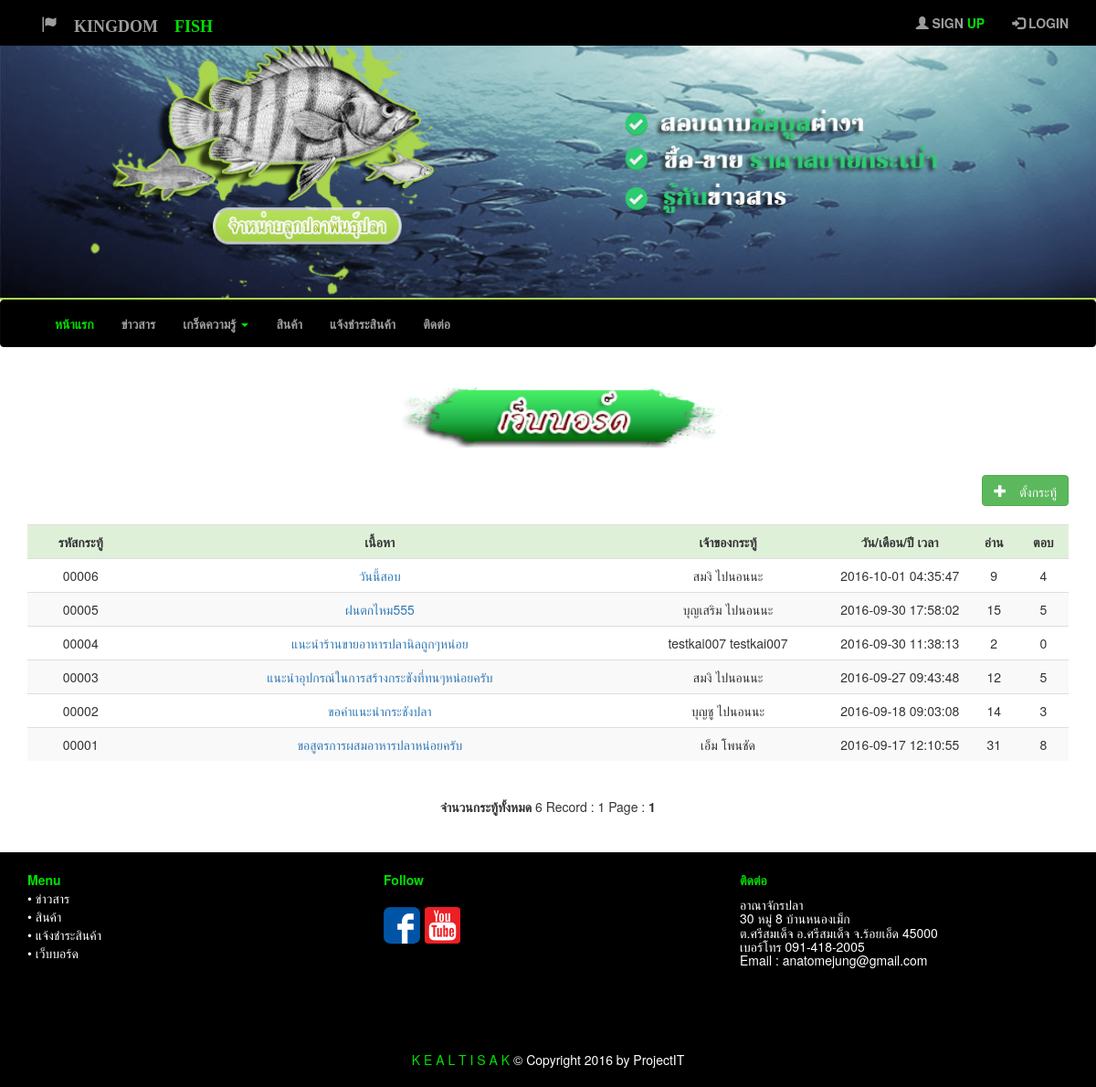
/Webboard.php, run on the app's committed database.
### tables this page shows
CREATE TABLE `webboard` (
  `QuestionID` int(5) UNSIGNED ZEROFILL NOT NULL,
  `CreateDate` datetime NOT NULL,
  `Question` varchar(255) NOT NULL,
  `Details` text NOT NULL,
  `Name` varchar(50) NOT NULL,
  `View` int(5) NOT NULL,
  `Reply` int(5) NOT NULL
);

### Webboard.php (the view, shortened to what this page needs)
<!DOCTYPE html>
<html lang="en">
  <head>
    <link href="css/bootstrap.min.css" rel="stylesheet">
  </head>
  <body>
   <?php include 'header.php';?>
    <div class="row">
      <div class="container" align="center">
         <div class="row">
        <div class="col-md-12">
          <div class="container" align="center">
            <h1><img src="./img/web.png" width="350" height="70"></h1>
          </div>
          </div>
        </div><br>
       <table width="1140">
          <tr>
            <td align="right">
              <button type="button" class="btn btn-success" onclick="window.location='NewQuestion.php'">
                <span class="glyphicon glyphicon-plus" aria-hidden="true">&nbsp;ตั้งกระทู้</span>
              </button>
            </td>
          </tr>
        </table></br>
          <?php
            $strSQL = "SELECT * FROM webboard ";
            $objQuery = mysql_query($strSQL) or die ("Error Query [".$strSQL."]");
            $Num_Rows = mysql_num_rows($objQuery);
            $Per_Page = 10;
            @$Page = $_GET["Page"];
            if(@!$_GET["Page"])
            {
              $Page=1;
            }
            $Page_Start = (($Per_Page*$Page)-$Per_Page);
            if($Num_Rows<=$Per_Page)
            {
              $Num_Pages =1;
            }
            $strSQL .=" order  by QuestionID DESC LIMIT $Page_Start , $Per_Page";
            $objQuery  = mysql_query($strSQL);
          ?>
          <table class="table table-striped" >
            <tr align="center" class="success">
              <th width="99"> <div align="center" class="success">รหัสกระทู้</div></th>
              <th width="458"> <div align="center" class="success">เนื้อหา</div></th>
              <th width="190"> <div align="center" class="success">เจ้าของกระทู้</div></th>
              <th width="130"> <div align="center" class="success">วัน/เดือน/ปี เวลา</div></th>
              <th width="45"> <div align="center" class="success">อ่าน</div></th>
              <th width="47"> <div align="center" class="success">ตอบ</div></th>
            </tr>
          <?php
          while($objResult = mysql_fetch_array($objQuery))
          {
          ?>
            <tr align="center">
              <td><div align="center"><?php echo $objResult["QuestionID"];?></div></td>
              <td><a href="ViewWebboard.php?QuestionID=<?php echo $objResult["QuestionID"];?>"><?php echo $objResult["Question"];?></a></td>
              <td><?php echo $objResult["Name"];?></td>
              <td><div align="center"><?php echo $objResult["CreateDate"];?></div></td>
              <td align="center"><?php echo $objResult["View"];?></td>
              <td align="center"><?php echo $objResult["Reply"];?></td>
            </tr>
          <?php
          }
          ?>
          </table>
          <br>
          <b>จำนวนกระทู้ทั้งหมด</b> <?php echo $Num_Rows;?> Record : <?php echo $Num_Pages;?> Page :
          <?php
          for($i=1; $i<=$Num_Pages; $i++){
            if($i != $Page)
            {
              echo "[ <a href='$_SERVER[SCRIPT_NAME]?Page=$i'>$i</a> ]";
            }
            else
            {
              echo "<b> $i </b>";
            }
          }
          ?>
      </div></br></br>
    </div>
  <?php include 'footer.php';?>
  </body>
</html>

### data on the page
webboard: QuestionID "00006", Question "วันนี้สอบ", Name "สมงิ ไปนอนนะ", CreateDate "2016-10-01 04:35:47", View "9", Reply "4"
webboard: QuestionID "00005", Question "ฝนตกไหม555", Name "บุญเสริม ไปนอนนะ", CreateDate "2016-09-30 17:58:02", View "15", Reply "5"
webboard: QuestionID "00004", Question "แนะนำร้านขายอาหารปลานิลถูกๆหน่อย", Name "testkai007 testkai007", CreateDate "2016-09-30 11:38:13", View "2", Reply "0"
webboard: QuestionID "00003", Question "แนะนำอุปกรณ์ในการสร้างกระชังที่ทนๆหน่อยครับ", Name "สมงิ ไปนอนนะ", CreateDate "2016-09-27 09:43:48", View "12", Reply "5"
webboard: QuestionID "00002", Question "ขอคำแนะนำกระชังปลา", Name "บุญชู ไปนอนนะ", CreateDate "2016-09-18 09:03:08", View "14", Reply "3"
webboard: QuestionID "00001", Question "ขอสูตรการผสมอาหารปลาหน่อยครับ", Name "เอ็ม โพนชัด", CreateDate "2016-09-17 12:10:55", View "31", Reply "8"

### other printed values
$Num_Rows "6"
$Num_Pages "1"
